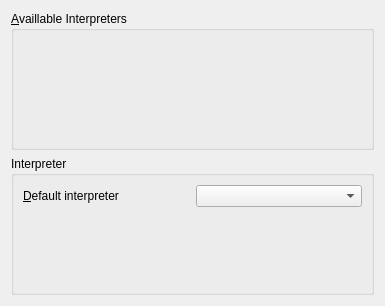
<?xml version="1.0" encoding="UTF-8"?>
<ui version="4.0">
 <class>RubyRunnerConfigWidget</class>
 <widget class="QWidget" name="RubyRunnerConfigWidget">
  <property name="geometry">
   <rect>
    <x>0</x>
    <y>0</y>
    <width>385</width>
    <height>306</height>
   </rect>
  </property>
  <property name="windowTitle">
   <string>Form</string>
  </property>
  <layout class="QVBoxLayout" name="verticalLayout">
   <item>
    <widget class="KEditListBox" name="_ruby__interpreters">
     <property name="title">
      <string>&amp;Availlable Interpreters</string>
     </property>
     <property name="signal" stdset="0">
      <string>changed()</string>
     </property>
     <property name="read" stdset="0">
      <string>$fill_interpreters</string>
     </property>
     <property name="store" stdset="0">
      <string>items</string>
     </property>
    </widget>
   </item>
   <item>
    <widget class="QGroupBox" name="groupBox">
     <property name="title">
      <string>Interpreter</string>
     </property>
     <layout class="QVBoxLayout" name="verticalLayout_2">
      <item>
       <layout class="QHBoxLayout" name="horizontalLayout">
        <item>
         <widget class="QLabel" name="label">
          <property name="text">
           <string>&amp;Default interpreter</string>
          </property>
          <property name="buddy">
           <cstring>_ruby__ruby</cstring>
          </property>
         </widget>
        </item>
        <item>
         <widget class="KComboBox" name="_ruby__ruby">
          <property name="read" stdset="0">
           <string>$default_interpreter=</string>
          </property>
          <property name="store" stdset="0">
           <string>current_text</string>
          </property>
         </widget>
        </item>
       </layout>
      </item>
      <item>
       <widget class="RubyOptionsWidget" name="_ruby__ruby_options" native="true"/>
      </item>
     </layout>
    </widget>
   </item>
  </layout>
 </widget>
 <customwidgets>
  <customwidget>
   <class>KEditListBox</class>
   <extends>QGroupBox</extends>
   <header>keditlistbox.h</header>
  </customwidget>
  <customwidget>
   <class>KComboBox</class>
   <extends>QComboBox</extends>
   <header>kcombobox.h</header>
  </customwidget>
  <customwidget>
   <class>RubyOptionsWidget</class>
   <extends>QWidget</extends>
   <header>rubyoptionswidget.h</header>
   <container>1</container>
  </customwidget>
 </customwidgets>
 <resources/>
 <connections/>
</ui>
